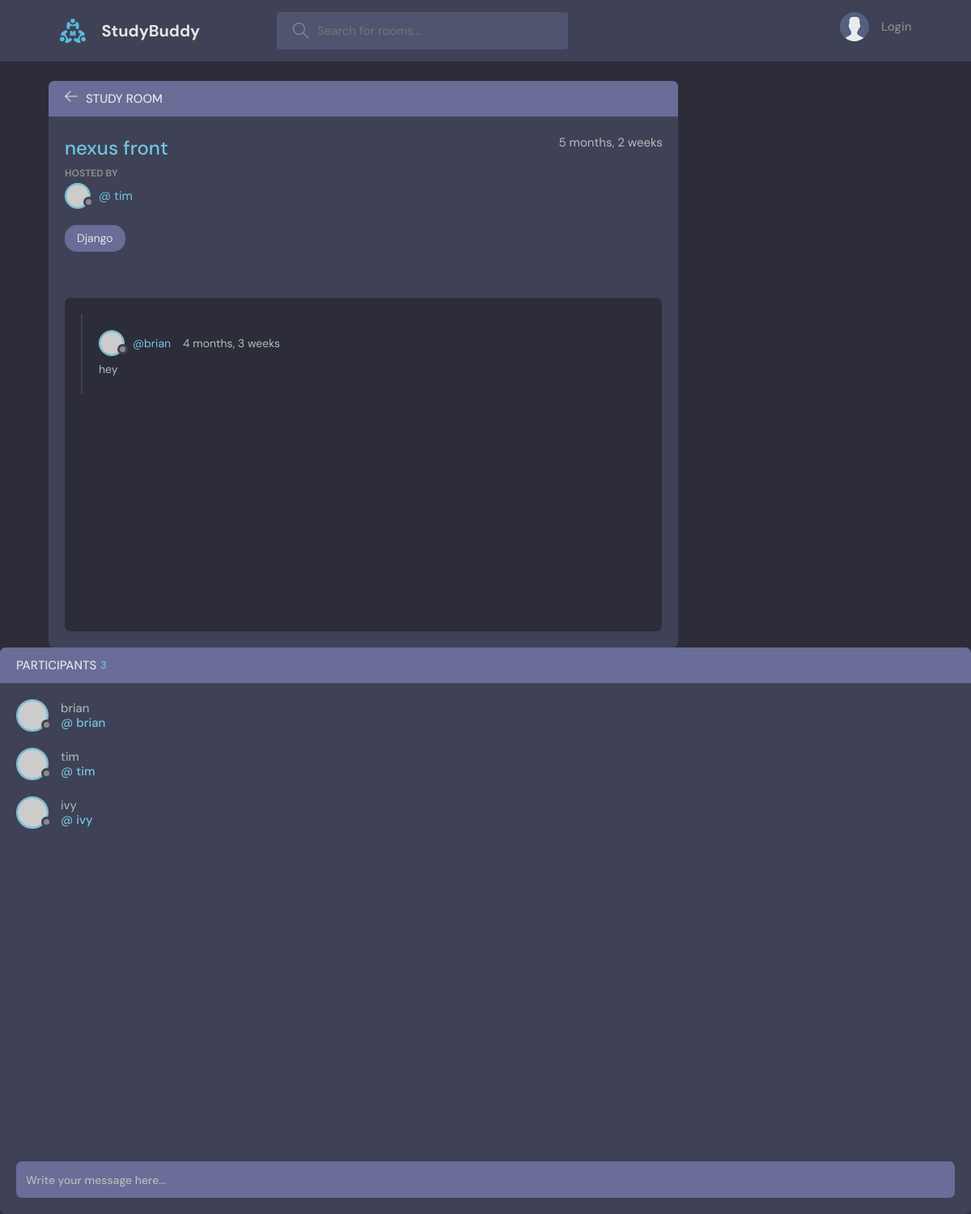
Page /room/3/ on the committed database.
### base/models.py (models this page shows, shortened)
class Room(models.Model):
    host = models.ForeignKey(User, on_delete=models.SET_NULL, null=True)
    topic = models.ForeignKey(Topic, on_delete= models.SET_NULL,null=True)
    name = models.CharField(max_length=200)
    description = models.TextField(null=True, blank=True)
    participants = models.ManyToManyField(User, related_name='participants', blank=True)
    update = models.DateTimeField(auto_now=True)
    created = models.DateTimeField(auto_now_add=True)
    class meta:
        ordering =['-updated', '-created']

class Topic(models.Model):
    name = models.CharField(max_length=200)
    def __str__(self):
        return self.name

class Message(models.Model):
    user = models.ForeignKey(User,on_delete= models.CASCADE)
    room = models.ForeignKey(Room, on_delete=models.CASCADE)
    body = models.TextField()
    updated = models.DateTimeField(auto_now=True)
    created = models.DateTimeField(auto_now_add=True)
    class meta:
        ordering =['-updated', '-created']

### base/views.py (the view, shortened to what this page needs)
# urls.py: path('room/<str:pk>/', views.getRoom),
def room(request, pk):
    room = Room.objects.get(id=pk)
    room_messages = room.message_set.all()
    participants= room.participants.all()
    context ={'room': room, 'room_messages':room_messages, 'participants':participants}
    return render (request, 'base/room.html', context)

### base/templates/base/room.html (shortened to what this page needs)
{% extends 'main.html'%}
{%block content%}
    <main class="profile-page layout layout--2">
      <div class="container">
        <div class="room">
          <div class="room__top">
            <div class="room__topLeft">
              <a href="{% url 'home'%}">
                <svg version="1.1" xmlns="http://www.w3.org/2000/svg" width="32" height="32" viewBox="0 0 32 32">
                  <title>arrow-left</title>
                  <path
                    d="M13.723 2.286l-13.723 13.714 13.719 13.714 1.616-1.611-10.96-10.96h27.625v-2.286h-27.625l10.965-10.965-1.616-1.607z"
                  ></path>
                </svg>
              </a>
              <h3>Study Room</h3>
            </div>
          </div>
          <div class="room__box scroll">
            <div class="room__header scroll">
              <div class="room__info">
                <h3> {{room.name}} </h3>
                <span> {{room.created|timesince}} </span>
              </div>
              <div class="room__hosted">
                <p>Hosted By</p>
                <a href="{% url 'user-profile' room.host.id %}" class="room__author">
                  <div class="avatar avatar--small">
                    <img src="https://randomuser.me/api/portraits/men/37.jpg" />
                  </div>
                  <span>@ {{room.host.username}} </span>
                </a>
              </div>
              <span class="room__topics"> {{room.topic}} </span>
            </div>
            <div class="room__conversation">
              <div class="threads scroll">
                {% for message in room_messages%}
                <div class="thread">
                  <div class="thread__top">
                    <div class="thread__author">
                      <a href="{% url 'user-profile' message.user.id %}" class="thread__authorInfo">
                        <div class="avatar avatar--small">
                          <img src="https://randomuser.me/api/portraits/men/37.jpg" />
                        </div>
                        <span>@{{message.user.username}} </span>
                      </a>
                      <span class="thread__date">{{message.created|timesince}} </span>
                    </div>
                  </div>
                  <div class="thread__details">
                    {{message.body}}
                  </div>
                </div>
                {%endfor%}
                </div>
              </div>
            </div>
          </div>
          <div class="room__message">
            <form action="" method="POST">
              <input name="body" placeholder="Write your message here..." /></form>
          </div>
        </div>
        <div class="participants">
          <h3 class="participants__top">Participants <span> {{participants.count}} </span></h3>
          <div class="participants__list scroll">
            {% for user in participants%}
            <a href="{% url 'user-profile' user.id %}" class="participant">
              <div class="avatar avatar--medium">
                <img src="https://randomuser.me/api/portraits/men/37.jpg" />
              </div>
              <p>
                {{user.username}}
                <span>@ {{user.username}}</span>
              </p>
            </a>
            {%endfor%}
          </div>
        </div>
    </main>
{%endblock%}

### rows in the picture
Room: name "nexus front", created "5 months, 2 weeks", host.username "tim", topic "Django"
Message: user.username "brian", created "4 months, 3 weeks", body "hey"

### other values in the picture
{{ participants.count }} "3"
{{ user.username }} "brian"
{{ user.username }} "tim"
{{ user.username }} "ivy"
